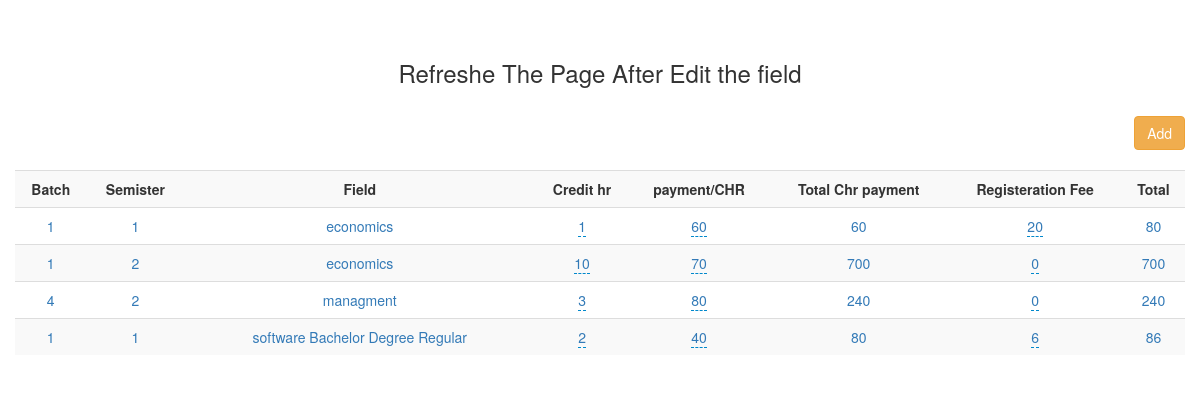
Screenshot of /accountant/tiution/index.php with the database file from the repository.
### tables this page shows
CREATE TABLE `tuition` (
  `Id` int(11) NOT NULL,
  `Batch` int(11) NOT NULL,
  `Semister` int(11) NOT NULL,
  `Field_of_education` varchar(50) NOT NULL,
  `Credit_hr` int(11) NOT NULL,
  `payment_per_Credit_hr` float NOT NULL,
  `Total_Credit_hr_payment` float NOT NULL,
  `To_register` float NOT NULL,
  `Total` float NOT NULL
);

### accountant/tiution/index.php (the view, shortened to what this page needs)
<?php
 $connect = mysqli_connect("10.180.50.214:3306","hbceduet","qazxsw","hbc");
 $query = "SELECT * FROM tuition ";
 $result = mysqli_query($connect, $query);
 ?>
 <!DOCTYPE html>
 <html>
      <head>
            <link rel="stylesheet" href="../../grade scale/boot/3.3.7_css_bootstrap.min.css">
            <link href="../../grade scale/boot/1.5.0_bootstrap3-editable_css_bootstrap-editable.css" rel="stylesheet"/>
      </head>
      <body>
           <br /><br />
           <div class="container" style="width:100%;">
                <h3 align="center">Refreshe The Page After Edit the field</h3>
                <br />
                <div class="table-responsive">
                     <div align="right">
                          <button type="button" name="add" id="add" data-toggle="modal" data-target="#add_data_Modal" class="btn btn-warning">Add</button>
                     </div>
                     <br />
                     <div id="employee_table">
                          <table style="text-align: center" class="table table-hover table-striped "  >
                               <tr> <th>Batch</th>
                                    <th>Semister</th>
                                    <th style="width:30%">Field</th>
                                    <th style="width:8%">Credit hr</th>
                                    <th>payment/CHR</th>
                                    <th>Total Chr payment</th>
                                    <th>Registeration Fee</th>
                                    <th>Total</th>
                               </tr>
                               <?php
                               while($row = mysqli_fetch_array($result))
                               {
                               ?>
                               <tr> <td><a href="" data-name="Batch"><?php echo $row["Batch"]; ?></a></td>
                                    <td><a href="" data-name="c_name"><?php echo $row['Semister'] ?></a></td>
                                    <td><a href=""  data-name="Field of education"><?php echo $row['Field_of_education'] ?></a></td>
                                    <td><a href="" class="update" data-name="Credit_hr" data-type="text" data-pk="<?php echo $row['Id'] ?>" data-title="Enter Cource ects"><?php echo $row['Credit_hr'] ?></a></td>
                                    <td><a href="" class="update" data-name="payment_per_Credit_hr" data-type="text" data-pk="<?php echo $row['Id'] ?>" data-title="Enter Cource name"><?php echo $row['payment_per_Credit_hr'] ?></a></td>
                                    <td><a href=""  data-name="Total_Credit_hr_payment" ><?php echo $row['Total_Credit_hr_payment'] ?></a></td>
                                    <td><a href="" class="update" data-name="To_register" data-type="text" data-pk="<?php echo $row['Id'] ?>" data-title="Enter Cource ects"><?php echo $row['To_register'] ?></a></td>
                                    <td><a href=""  data-name="Total" ><?php echo $row['Total'] ?></a></td>
                               </tr>
                               <?php
                               }
                               ?>
                          </table>
                     </div>
                </div>
           </div>
      </body>
 </html>

### accountant/tiution/index.php (style rules this page uses)
th { text-align: center; }

### rows the page displays
tuition: Batch "1", Semister "1", Field_of_education "economics", Credit_hr "1", payment_per_Credit_hr "60", Total_Credit_hr_payment "60", To_register "20", Total "80"
tuition: Batch "1", Semister "2", Field_of_education "economics", Credit_hr "10", payment_per_Credit_hr "70", Total_Credit_hr_payment "700", To_register "0", Total "700"
tuition: Batch "4", Semister "2", Field_of_education "managment", Credit_hr "3", payment_per_Credit_hr "80", Total_Credit_hr_payment "240", To_register "0", Total "240"
tuition: Batch "1", Semister "1", Field_of_education "software Bachelor Degree Regular", Credit_hr "2", payment_per_Credit_hr "40", Total_Credit_hr_payment "80", To_register "6", Total "86"
